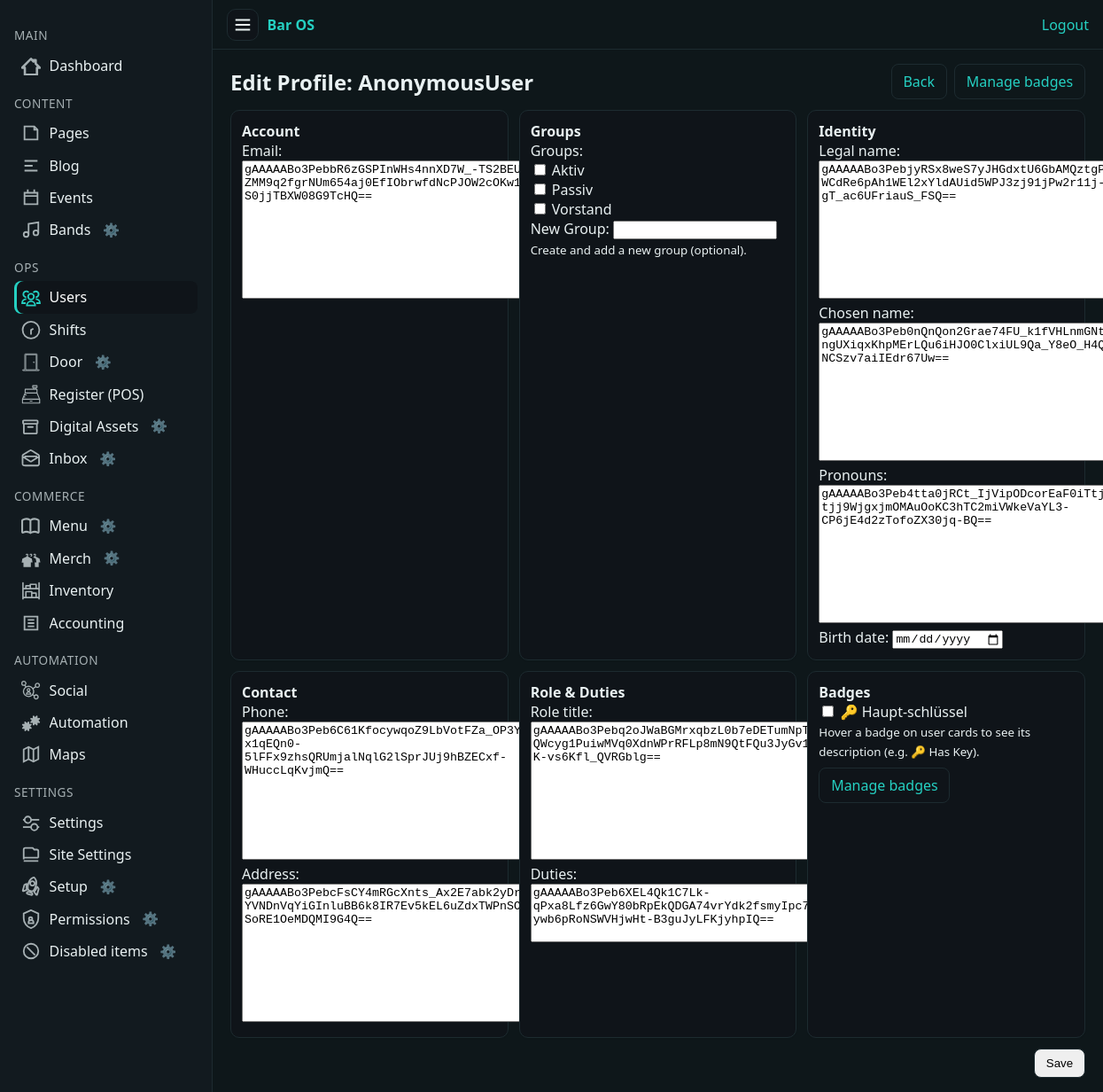
Page /cms/users/profile/1/edit/ (signed in) on the committed database.
### app/users/models.py (models this page shows, shortened)
class UserProfile(models.Model):
    user = models.OneToOneField(User, on_delete=models.CASCADE, related_name="profile")
    legal_name = EncryptedCharField(max_length=200, blank=True)
    chosen_name = EncryptedCharField(max_length=200, blank=True)
    pronouns = EncryptedCharField(max_length=64, blank=True, help_text=_("e.g. she/her, he/him, they/them"))
    birth_date = EncryptedDateField(null=True, blank=True)  # replaces 'age'
    email = EncryptedEmailField(blank=True)
    phone = EncryptedCharField(max_length=64, blank=True)
    address = EncryptedTextField(blank=True)
    role_title = EncryptedCharField(max_length=120, blank=True, help_text=_("Free-text role label, e.g. 'Bar lead'"))
    duties = EncryptedTextField(blank=True)
    primary_group = models.ForeignKey(
        Group,
        on_delete=models.SET_NULL,
        blank=True,
        null=True,
        related_name="primary_members",
    )
    badges = models.ManyToManyField(BadgeDefinition, blank=True)
    force_password_change = models.BooleanField(default=True)
    has_selected_visibility = models.BooleanField(default=False)
    created_at = models.DateTimeField(auto_now_add=True)
    updated_at = models.DateTimeField(auto_now=True)
    class Meta:
        ordering = ["user__username"]
        permissions = (
            ("can_impersonate", "Can impersonate other users"),
        )

### app/users/views.py (the view)
# urls.py: path("profile/<int:user_id>/edit/", views.profile_edit, name="profile_edit"),
@login_required
def profile_edit(request, user_id):
    if (request.user.id != user_id) and not staff_or_super(request.user):
        messages.error(request, "You don't have permission to edit this profile.")
        return redirect("users:index")
    target_user = get_object_or_404(User, id=user_id)
    profile = target_user.profile
    if request.method == "POST":
        form = ProfileForm(request.POST, instance=profile)
        if form.is_valid():
            form.save()  # ProfileForm handles syncing groups + primary_group
            messages.success(request, f"Profile for {target_user.username} updated.")
            return redirect("users:index")  # ✅ Redirect to index after saving
    else:
        form = ProfileForm(instance=profile)
    return render(request, "users/form.html", {
        "form": form,
        "title": f"Edit Profile: {target_user.username}",
    })

### app/templates/users/form.html (shortened to what this page needs)
{% extends "cms/base_cms.html" %}
{% load static %}
{% block content %}
  <div style="display:flex;align-items:center;justify-content:space-between;gap:12px;">
    <h1 style="margin:0;">{{ title|default:"User" }}</h1>
    <div style="display:flex;gap:.5rem;">
      <a href="{% url 'users:index' %}" class="btn btn-light">Back</a>
      <a href="{% url 'users:badges_list' %}" class="btn btn-outline-secondary">Manage badges</a>
    </div>
  </div>
  <form method="post" style="margin-top:12px;">
    <div class="grid" style="display:grid;grid-template-columns:repeat(auto-fit,minmax(280px,1fr));gap:12px;">
      <div class="card" style="padding:12px;border-radius:10px;box-shadow:0 1px 2px rgba(0,0,0,.06);">
        <strong>Account</strong>
        <div class="mt-2">
          {% if form.email %}<div class="mb-2">{{ form.email.label_tag }} {{ form.email }}</div>{% endif %}
        </div>
      </div>
      <div class="card" style="padding:12px;border-radius:10px;box-shadow:0 1px 2px rgba(0,0,0,.06);">
        <strong>Groups</strong>
        <div class="mt-2">
          {{ form.groups.label_tag }} {{ form.groups }}
          {{ form.new_group_name.label_tag }} {{ form.new_group_name }}
          <small class="text-muted d-block">{{ form.new_group_name.help_text }}</small>
        </div>
      </div>
      <div class="card" style="padding:12px;border-radius:10px;box-shadow:0 1px 2px rgba(0,0,0,.06);">
        <strong>Identity</strong>
        <div class="mt-2">
          {% if form.legal_name %}<div class="mb-2">{{ form.legal_name.label_tag }} {{ form.legal_name }}</div>{% endif %}
          {% if form.chosen_name %}<div class="mb-2">{{ form.chosen_name.label_tag }} {{ form.chosen_name }}</div>{% endif %}
          {% if form.pronouns %}<div class="mb-2">{{ form.pronouns.label_tag }} {{ form.pronouns }}</div>{% endif %}
          {% if form.birth_date %}<div class="mb-2">{{ form.birth_date.label_tag }} {{ form.birth_date }}</div>{% endif %}
        </div>
      </div>
      <div class="card" style="padding:12px;border-radius:10px;box-shadow:0 1px 2px rgba(0,0,0,.06);">
        <strong>Contact</strong>
        <div class="mt-2">
          {% if form.phone %}<div class="mb-2">{{ form.phone.label_tag }} {{ form.phone }}</div>{% endif %}
          {% if form.address %}<div class="mb-2">{{ form.address.label_tag }} {{ form.address }}</div>{% endif %}
        </div>
      </div>
      <div class="card" style="padding:12px;border-radius:10px;box-shadow:0 1px 2px rgba(0,0,0,.06);">
        <strong>Role & Duties</strong>
        <div class="mt-2">
          {% if form.role_title %}
            <div class="mb-2">
              {{ form.role_title.label_tag }} {{ form.role_title }}
            </div>
          {% endif %}
          {% if form.duties %}<div class="mb-2">{{ form.duties.label_tag }} {{ form.duties }}</div>{% endif %}
        </div>
      </div>
      <div class="card" style="padding:12px;border-radius:10px;box-shadow:0 1px 2px rgba(0,0,0,.06);">
        <strong>Badges</strong>
        <div class="mt-2">
          {% if form.badges %}
            <div class="badge-grid">
              {{ form.badges }}
            </div>
            <small class="text-muted d-block" style="margin-top:.25rem;">
              Hover a badge on user cards to see its description (e.g. 🔑 Has Key).
            </small>
          {% else %}
            <em class="text-muted">No badges available.</em>
          {% endif %}
          <div style="margin-top:.5rem;">
            <a href="{% url 'users:badges_list' %}" class="btn btn-sm btn-outline-secondary">Manage badges</a>
          </div>
        </div>
      </div>
    </div>
    <div style="margin-top:12px; display:flex; gap:.5rem; justify-content:flex-end;">
      <button class="btn btn-primary" type="submit">Save</button>
    </div>
  </form>
{% endblock %}

### app/templates/cms/nav.html (shortened to what this page needs)
<nav>
  <div class="section">Main</div>
  <a href="/cms/dashboard/">
    <span class="icon">
    </span>
    <span class="label">Dashboard</span>
  </a>
  <div class="section">Content</div>
  <a href="/cms/pages/">
    <span class="icon">
      <svg viewBox="0 0 24 24" fill="none" stroke="currentColor" stroke-width="2">
        <path d="M4 4h12l4 4v12H4z" />
        <path d="M16 4v4h4" />
      </svg>
    </span>
    <span class="label">Pages</span>
  </a>
  <a href="/cms/blog/">
    <span class="icon">
      <svg viewBox="0 0 24 24" fill="none" stroke="currentColor" stroke-width="2">
        <path d="M4 6h16M4 12h10M4 18h16" />
      </svg>
    </span>
    <span class="label">Blog</span>
  </a>
  <a href="/cms/events/">
    <span class="icon">
      <svg viewBox="0 0 24 24" fill="none" stroke="currentColor" stroke-width="2">
        <path d="M8 2v4M16 2v4M3 10h18M4 6h16v14H4z" />
      </svg>
    </span>
    <span class="label">Events</span>
  </a>
{% load setup_tags %}
<li class="nav-item nav-inline">
  {% if request.user|allow_for:"cms.nav.bands" %}
    <a href="{% url 'bands:index' %}">
      <span class="icon">
        <svg viewBox="0 0 24 24" fill="none" stroke="currentColor" stroke-width="2">
          <path d="M9 18V5l12-2v13" />
          <circle cx="6" cy="18" r="3" />
          <circle cx="18" cy="16" r="3" />
        </svg>
      </span>
      <span class="label">Bands</span>
    </a>
    {% visibility_cog_inline "cms.nav.bands" "Bands nav link" %}
  {% endif %}
</li>
  <div class="section">Ops</div>
  <a href="/cms/users/">
    <span class="icon">
    </span>
    <span class="label">Users</span>
  </a>
  <a href="/cms/shifts/">
    <span class="icon">
      <svg viewBox="0 0 24 24" fill="none" stroke="currentColor" stroke-width="2">
        <path class="st0" d="M12,18.1v-5.7l2.9-1.7 M22.3,12.4c0,5.7-4.6,10.3-10.3,10.3c-5.7,0-10.3-4.6-10.3-10.3C1.6,6.6,6.3,2,12,2
          C17.7,2,22.3,6.6,22.3,12.4z"/>
      </svg>
    </span>
    <span class="label">Shifts</span>
  </a>
  <li class="nav-item nav-inline">
    {% if request.user|allow_for:"cms.nav.door" %}
      <a href="/cms/door/">
        <span class="icon">
        </span>
        <span class="label">Door</span>
      </a>
      {% visibility_cog_inline "cms.nav.door" "Door nav link" %}
    {% endif %}
  </li>
  <a href="/cms/pos/">
    <span class="icon">
    </span>
    <span class="label">Register (POS)</span>
  </a>
  {% load setup_tags %}
  {% url 'assets:index' as assets_url %}
  <li class="nav-item nav-inline">
    {% if request.user|allow_for:"cms.nav.assets" %}
      <a href="{{ assets_url|default:'/cms/assets/' }}"
        class="{% if request.path|slice:':11' == '/cms/assets' %}active{% endif %}"
        title="Digital Assets"
        {% if request.path|slice:':11' == '/cms/assets' %}aria-current="page"{% endif %}>
        <span class="icon">
        </span>
        <span class="label">Digital Assets</span>
      </a>
      {% visibility_cog_inline "cms.nav.assets" "Digital Assets nav link" %}
    {% endif %}
  </li>
{% load setup_tags %}
{% url 'comms:inbox' as comms_url %}
{% load setup_tags %}
{% url 'comms:inbox' as comms_url %}
<li class="nav-item nav-inline">
  {% if request.user|allow_for:"cms.nav.comms" %}
    <a href="{{ comms_url|default:'/cms/inbox/' }}"
       class="nav-link-inbox {% if request.path|slice:':10' == '/cms/inbox' %}active{% endif %}"
       title="Inbox"
       {% if request.path|slice:':10' == '/cms/inbox' %}aria-current="page"{% endif %}>
      <span class="icon">
      </span>
      <span class="label">Inbox</span>
    </a>
    {% visibility_cog_inline "cms.nav.comms" "Inbox nav link" %}
  {% endif %}
</li>
  {% load setup_tags %}
  <div class="section">Commerce</div>
  <li class="nav-item nav-inline">
    {% if request.user|allow_for:"cms.nav.menu" %}
      <a href="{% url 'menu:manage' %}">
        <span class="icon">
        </span>
        <span class="label">Menu</span>
      </a>
      {% visibility_cog_inline "cms.nav.menu" "Menu nav link" %}
    {% endif %}
  </li>
  <li class="nav-item nav-inline">
    {% if request.user|allow_for:"cms.nav.merch" %}
      <a href="/cms/merch/">
        <span class="icon">
        </span>
        <span class="label">Merch</span>
      </a>
      {% visibility_cog_inline "cms.nav.merch" "Merch nav link" %}
    {% endif %}
  </li>
  <a href="/cms/inventory/">
    <span class="icon">
    </span>
    <span class="label">Inventory</span>
  </a>
  <a href="/cms/accounting/">
    <span class="icon">
      <svg viewBox="0 0 24 24" fill="none" stroke="currentColor" stroke-width="2">
        <path d="M4 4h16v16H4z" />
        <path d="M8 8h8M8 12h8M8 16h8" />
      </svg>
    </span>
    <span class="label">Accounting</span>
  </a>
  <div class="section">Automation</div>
  <a href="/cms/social/">
    <span class="icon">
    </span>
    <span class="label">Social</span>
  </a>
  <a href="/cms/automation/">
    <span class="icon">
    </span>
    <span class="label">Automation</span>
  </a>
  <a href="/cms/maps/">
    <span class="icon">
      <svg viewBox="0 0 24 24" fill="none" stroke="currentColor" stroke-width="2">
        <path d="M9 18l-6 3V6l6-3 6 3 6-3v15l-6 3z" />
        <path d="M9 3v15M15 6v15" />
      </svg>
    </span>
    <span class="label">Maps</span>
  </a>
  <div class="section">Settings</div>
  <a href="/cms/settings/">
    <span class="icon">
    </span>
    <span class="label">Settings</span>
  </a>
  <a href="/cms/settings/site/">
    <span class="icon">
      <svg viewBox="0 0 24 24" fill="none" stroke="currentColor" stroke-width="2">
        <path d="M21 16V8a2 2 0 0 0-2-2h-3l-2-2H5a2 2 0 0 0-2 2v12" />
        <path d="M3 16h18M3 20h18" />
      </svg>
    </span>
    <span class="label">Site Settings</span>
  </a>
{% load setup_tags %}
<li class="nav-item nav-inline">
  {% if request.user|allow_for:"cms.nav.setup" %}
    <a href="/cms/settings/setup/">
    <span class="icon">
    </span>
      <span class="label">Setup</span>
    </a>
    {% visibility_cog_inline "cms.nav.setup" "Setup nav link" %}
  {% endif %}
</li>
<li class="nav-item nav-inline">
  {% if request.user|allow_for:"cms.nav.permissions" %}
    <a href="{% url 'setup:visibility_list' %}">
      <span class="icon">
        <svg viewBox="0 0 24 24" fill="none" stroke="currentColor" stroke-width="2">
          <path d="M12 1L3 5v6c0 5.55 3.84 10.74 9 12 5.16-1.26 9-6.45 9-12V5l-9-4z" />
          <path d="M9.5 11.5c0-1.1.9-2 2-2s2 .9 2 2-.9 2-2 2-2-.9-2-2z" />
          <path d="M12 13c1.66 0 3 1.34 3 3v1H9v-1c0-1.66 1.34-3 3-3z" />
        </svg>
      </span>
      <span class="label">Permissions</span>
    </a>
    {% visibility_cog_inline "cms.nav.permissions" "Permissions nav link" %}
  {% endif %}
</li>
<li class="nav-item nav-inline">
  {% if request.user|allow_for:"cms.nav.disabled" %}
    <a href="{% url 'setup:visibility_disabled' %}">
      <span class="icon">
        <svg viewBox="0 0 24 24" fill="none" stroke="currentColor" stroke-width="2">
          <circle cx="12" cy="12" r="9" />
          <path d="M7 7l10 10" />
        </svg>
      </span>
      <span class="label">Disabled items</span>
    </a>
    {% visibility_cog_inline "cms.nav.disabled" "Disabled items nav link" %}
  {% endif %}
</li>

### rows in the picture
UserProfile: email "gAAAAABo3PebbR6zGSPInWHs4nnXD7W_-TS2BEUh-ZMM9q2fgrNUm654aj0EfIObrwfdNcPJOW2cOKw1KgS0jjTBXW08G9TcHQ==", legal_name "gAAAAABo3PebjyRSx8weS7yJHGdxtU6GbAMQztgP8WCdRe6pAh1WEl2xYldAUid5WPJ3zj91jPw2r11j-gT_ac6UFriauS_FSQ==", chosen_name "gAAAAABo3Peb0nQnQon2Grae74FU_k1fVHLnmGNtLngUXiqxKhpMErLQu6iHJO0ClxiUL9Qa_Y8eO_H4QINCSzv7aiIEdr67Uw==", pronouns "gAAAAABo3Peb4tta0jRCt_IjVipODcorEaF0iTtjutjj9WjgxjmOMAuOoKC3hTC2miVWkeVaYL3-CP6jE4d2zTofoZX30jq-BQ==", phone "gAAAAABo3Peb6C61KfocywqoZ9LbVotFZa_OP3Yg8x1qEQn0-5lFFx9zhsQRUmjalNqlG2lSprJUj9hBZECxf-WHuccLqKvjmQ==", address "gAAAAABo3PebcFsCY4mRGcXnts_Ax2E7abk2yDrwYYVNDnVqYiGInluBB6k8IR7Ev5kEL6uZdxTWPnSOhdSoRE1OeMDQMI9G4Q==", role_title "gAAAAABo3Pebq2oJWaBGMrxqbzL0b7eDETumNpTNbQWcyg1PuiwMVq0XdnWPrRFLp8mN9QtFQu3JyGv1ONK-vs6Kfl_QVRGblg==", duties "gAAAAABo3Peb6XEL4Qk1C7Lk-qPxa8Lfz6GwY80bRpEkQDGA74vrYdk2fsmyIpc7Ihywb6pRoNSWVHjwHt-B3guJyLFKjyhpIQ=="

### other values in the picture
{{ title|default:"User" }} "Edit Profile: AnonymousUser"
